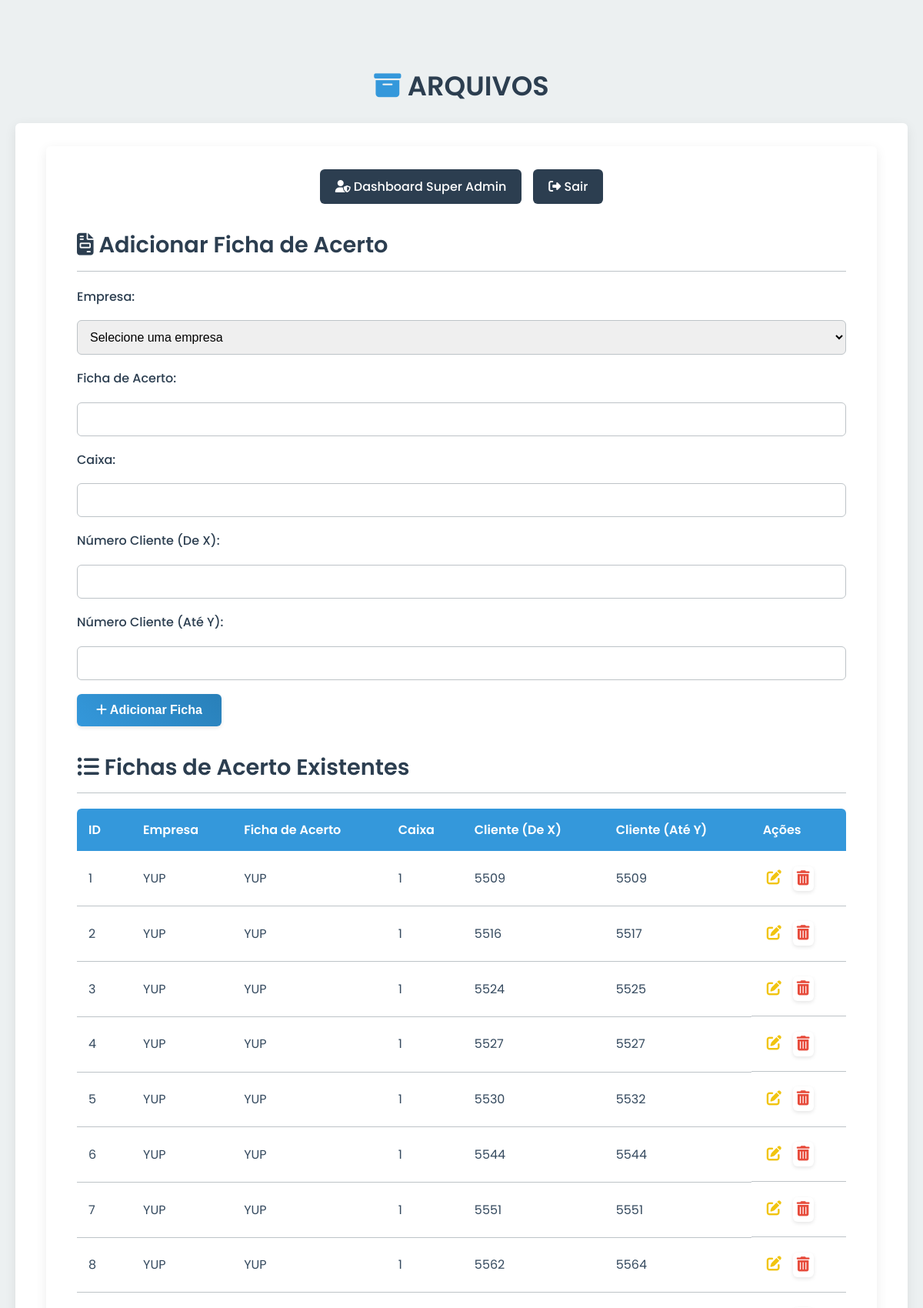
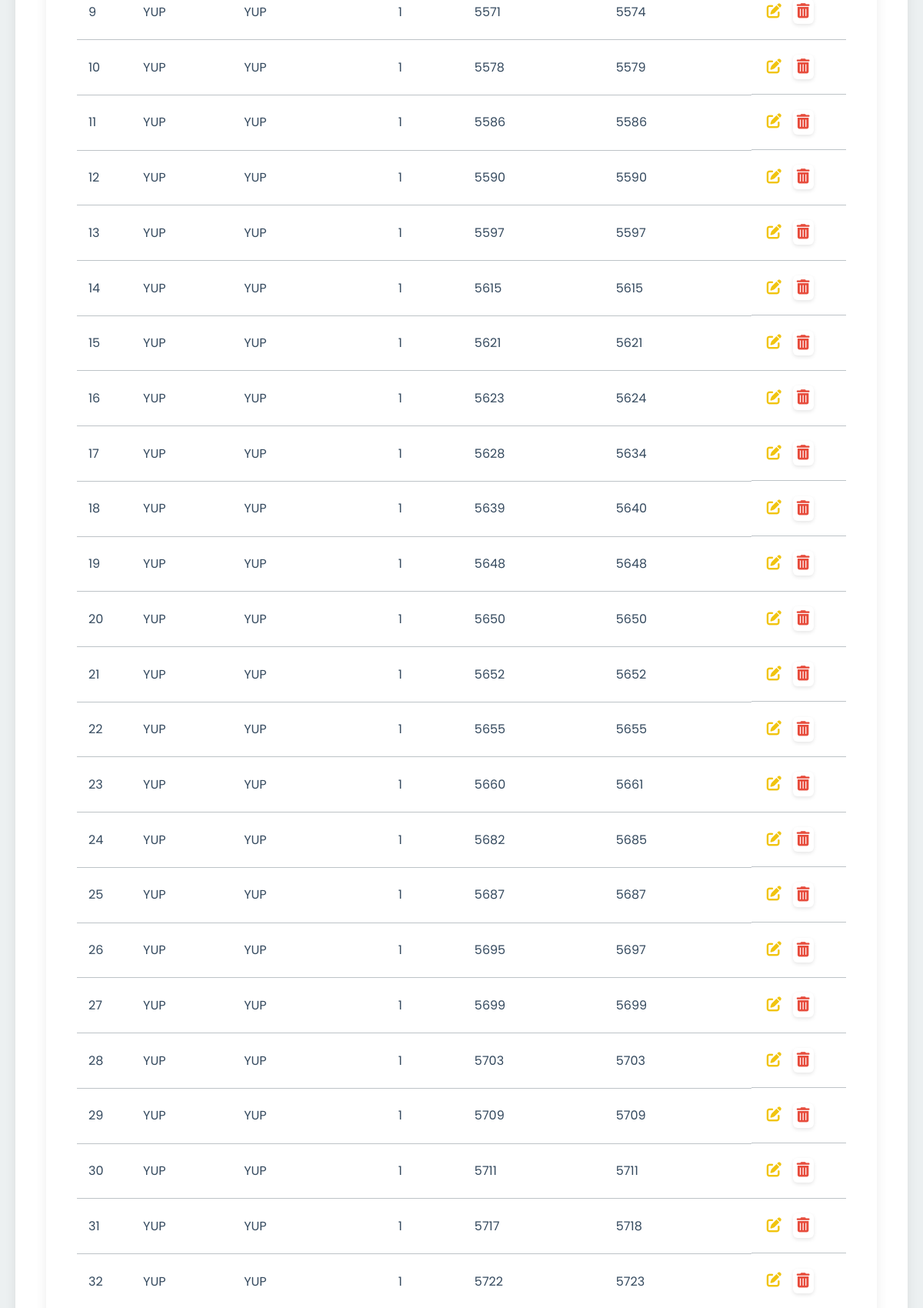
Page /cobranca/dashboard (signed in, upper part) on the committed database (2 pictures, top to bottom).
### tables this page shows
CREATE TABLE cobranca_fichas_acerto (
            id INTEGER PRIMARY KEY AUTOINCREMENT,
            ficha_acerto TEXT NOT NULL,
            caixa TEXT NOT NULL,
            range_cliente_inicio INTEGER NOT NULL,
            range_cliente_fim INTEGER NOT NULL,
            store_id INTEGER,
            FOREIGN KEY (store_id) REFERENCES stores(id)
        );

CREATE TABLE stores (
            id INTEGER PRIMARY KEY AUTOINCREMENT,
            name TEXT UNIQUE NOT NULL
        );

### app.py (the view, shortened to what this page needs)
@app.route('/cobranca/dashboard', methods=['GET', 'POST'])
@login_required
@role_required(['super_admin', 'admin_cobranca'])
def cobranca_dashboard():
    db = get_db()
    stores = []
    if session['role'] == 'super_admin':
        fichas = db.execute("SELECT f.*, s.name as store_name FROM cobranca_fichas_acerto f LEFT JOIN stores s ON f.store_id = s.id ORDER BY f.ficha_acerto").fetchall()
        stores = db.execute("SELECT id, name FROM stores ORDER BY name").fetchall()
    else:
        fichas = db.execute("SELECT f.*, s.name as store_name FROM cobranca_fichas_acerto f LEFT JOIN stores s ON f.store_id = s.id WHERE f.store_id = ? ORDER BY f.ficha_acerto", (session.get('store_id'),)).fetchall()
    return render_template('cobranca/cobranca_dashboard.html', fichas_acerto=fichas, stores=stores)

### app.py (called while the page is built)
def login_required(f):
    @wraps(f)
    def decorated_function(*args, **kwargs):
        if 'logged_in' not in session:
            flash('Você precisa fazer login para acessar esta página.', 'danger')
            return redirect(url_for('admin_login'))
        return f(*args, **kwargs)
    return decorated_function

def role_required(allowed_roles):
    def decorator(f):
        @wraps(f)
        def decorated_function(*args, **kwargs):
            if 'logged_in' not in session or 'role' not in session:
                flash('Você precisa fazer login para acessar esta página.', 'danger')
                return redirect(url_for('admin_login'))
            if session['role'] not in allowed_roles:
                flash('Você não tem permissão para acessar esta página.', 'danger')
                if session.get('role') == 'super_admin':
                    return redirect(url_for('super_admin_dashboard'))
                return redirect(url_for('index'))
            return f(*args, **kwargs)
        return decorated_function
    return decorator

### database.py (called while the page is built)
def get_db():
    if 'db' not in g:
        g.db = sqlite3.connect(
            DATABASE
        )
        g.db.row_factory = sqlite3.Row
    return g.db

### templates/cobranca/cobranca_dashboard.html (shortened to what this page needs)
{% extends "base.html" %}
{% block content %}
<div class="card">
    <div class="admin-nav">
        {% if session.role == 'super_admin' %}
            <a href="{{ url_for('super_admin_dashboard') }}"><i class="fas fa-user-shield"></i> Dashboard Super Admin</a>
        {% endif %}
        <a href="{{ url_for('admin_logout') }}"><i class="fas fa-sign-out-alt"></i> Sair</a>
    </div>
    <h2><i class="fas fa-file-invoice"></i> Adicionar Ficha de Acerto</h2>
    <div class="form-section">
        <form action="{{ url_for('cobranca_dashboard') }}" method="POST">
            {% if session.role == 'super_admin' %}
            <label for="store_id">Empresa:</label>
            <select id="store_id" name="store_id" required>
                <option value="">Selecione uma empresa</option>
            </select>
            {% endif %}
            <label for="ficha_acerto">Ficha de Acerto:</label>
            <input type="text" id="ficha_acerto" name="ficha_acerto" required>
            <label for="caixa">Caixa:</label>
            <input type="text" id="caixa" name="caixa" required>
            <label for="range_cliente_inicio">Número Cliente (De X):</label>
            <input type="number" id="range_cliente_inicio" name="range_cliente_inicio" required>
            <label for="range_cliente_fim">Número Cliente (Até Y):</label>
            <input type="number" id="range_cliente_fim" name="range_cliente_fim" required>
            <button type="submit"><i class="fas fa-plus"></i> Adicionar Ficha</button>
        </form>
    </div>
    <h2><i class="fas fa-list-ul"></i> Fichas de Acerto Existentes</h2>
    <div class="table-wrapper">
        {% if fichas_acerto %}
            <table>
                <thead>
                    <tr>
                        <th>ID</th>
                        {% if session.role == 'super_admin' %}<th>Empresa</th>{% endif %}
                        <th>Ficha de Acerto</th>
                        <th>Caixa</th>
                        <th>Cliente (De X)</th>
                        <th>Cliente (Até Y)</th>
                        <th>Ações</th>
                    </tr>
                </thead>
                <tbody>
                    {% for item in fichas_acerto %}
                        <tr>
                            <td>{{ item.id }}</td>
                            {% if session.role == 'super_admin' %}<td>{{ item.store_name or 'N/A' }}</td>{% endif %}
                            <td>{{ item.ficha_acerto }}</td>
                            <td>{{ item.caixa }}</td>
                            <td>{{ item.range_cliente_inicio }}</td>
                            <td>{{ item.range_cliente_fim }}</td>
                            <td class="actions">
                                <a href="{{ url_for('cobranca_fichas_acerto_edit', item_id=item.id) }}" class="edit" title="Editar"><i class="fas fa-edit"></i></a>
                                <form action="{{ url_for('cobranca_fichas_acerto_delete', item_id=item.id) }}" method="POST" style="display:inline;">
                                    <button type="submit" class="delete" title="Excluir"><i class="fas fa-trash-alt"></i></button>
                                </form>
                            </td>
                        </tr>
                    {% endfor %}
                </tbody>
            </table>
        {% else %}
            <p style="text-align: center; padding: 20px;">Nenhuma ficha de acerto cadastrada ainda.</p>
        {% endif %}
    </div>
</div>
{% endblock %}

### static/css/style.css (style rules this page uses)
:root { --primary-color: #3498db; --primary-hover: #2980b9; --secondary-color: #2c3e50; --danger-color: #e74c3c; --warning-color: #f1c40f; --success-color: #2ecc71; --bg-color: #ecf0f1; --card-bg-color: #ffffff; --text-color: #34495e; --border-color: #bdc3c7; --border-radius: 6px; --box-shadow: 0 4px 15px rgba(0, 0, 0, 0.08); --transition-speed: 0.3s; }
body { font-family: 'Poppins', sans-serif; background-color: var(--bg-color); color: var(--text-color); line-height: 1.6; margin: 0; }
h1, h2 { color: var(--secondary-color); font-weight: 600; }
h2 { font-size: 1.8rem; margin-top: 30px; margin-bottom: 20px; padding-bottom: 10px; border-bottom: 1px solid var(--border-color); }
.card { background: var(--card-bg-color); padding: 30px 40px; border-radius: var(--border-radius); box-shadow: var(--box-shadow); margin-bottom: 30px; }
.admin-nav { display: flex; justify-content: center; align-items: center; gap: 15px; flex-wrap: wrap; margin-bottom: 20px; }
.admin-nav a { background: var(--secondary-color); color: #fff; padding: 10px 20px; border-radius: var(--border-radius); text-decoration: none; font-weight: 500; transition: background-color var(--transition-speed), transform var(--transition-speed); }
form { display: flex; flex-direction: column; gap: 18px; }
form label { font-weight: 500; color: var(--secondary-color); }
form input, form select, form textarea { padding: 12px; border: 1px solid var(--border-color); border-radius: var(--border-radius); width: 100%; box-sizing: border-box; font-size: 1rem; transition: all var(--transition-speed); }
form button { background: linear-gradient(45deg, var(--primary-color), #2980b9); color: white; padding: 12px 25px; border: none; border-radius: var(--border-radius); cursor: pointer; font-size: 1rem; font-weight: 600; transition: all var(--transition-speed); align-self: flex-start; box-shadow: 0 2px 5px rgba(0,0,0,0.1); }
.table-wrapper { overflow-x: auto; }
table { width: 100%; border-collapse: collapse; background: #fff; border-radius: var(--border-radius); box-shadow: var(--box-shadow); overflow: hidden; }
table th { background: var(--primary-color); color: #fff; padding: 15px; text-align: left; font-weight: 600; }
table td { padding: 15px; border-bottom: 1px solid var(--border-color); }
.actions { display: flex; gap: 10px; align-items: center; }
.actions a, .actions button { text-decoration: none; border: none; background: none; cursor: pointer; padding: 5px; font-size: 1.2rem; transition: transform var(--transition-speed); }
.actions .edit { color: var(--warning-color); }
.actions .delete { color: var(--danger-color); }

### rows in the picture
cobranca_fichas_acerto: id "1", name "YUP", ficha_acerto "YUP", caixa "1", range_cliente_inicio "5509", range_cliente_fim "5509"
cobranca_fichas_acerto: id "2", name "YUP", ficha_acerto "YUP", caixa "1", range_cliente_inicio "5516", range_cliente_fim "5517"
cobranca_fichas_acerto: id "3", name "YUP", ficha_acerto "YUP", caixa "1", range_cliente_inicio "5524", range_cliente_fim "5525"
cobranca_fichas_acerto: id "4", name "YUP", ficha_acerto "YUP", caixa "1", range_cliente_inicio "5527", range_cliente_fim "5527"
cobranca_fichas_acerto: id "5", name "YUP", ficha_acerto "YUP", caixa "1", range_cliente_inicio "5530", range_cliente_fim "5532"
cobranca_fichas_acerto: id "6", name "YUP", ficha_acerto "YUP", caixa "1", range_cliente_inicio "5544", range_cliente_fim "5544"
cobranca_fichas_acerto: id "7", name "YUP", ficha_acerto "YUP", caixa "1", range_cliente_inicio "5551", range_cliente_fim "5551"
cobranca_fichas_acerto: id "8", name "YUP", ficha_acerto "YUP", caixa "1", range_cliente_inicio "5562", range_cliente_fim "5564"
cobranca_fichas_acerto: id "9", name "YUP", ficha_acerto "YUP", caixa "1", range_cliente_inicio "5571", range_cliente_fim "5574"
cobranca_fichas_acerto: id "10", name "YUP", ficha_acerto "YUP", caixa "1", range_cliente_inicio "5578", range_cliente_fim "5579"
cobranca_fichas_acerto: id "11", name "YUP", ficha_acerto "YUP", caixa "1", range_cliente_inicio "5586", range_cliente_fim "5586"
cobranca_fichas_acerto: id "12", name "YUP", ficha_acerto "YUP", caixa "1", range_cliente_inicio "5590", range_cliente_fim "5590"
cobranca_fichas_acerto: id "13", name "YUP", ficha_acerto "YUP", caixa "1", range_cliente_inicio "5597", range_cliente_fim "5597"
cobranca_fichas_acerto: id "14", name "YUP", ficha_acerto "YUP", caixa "1", range_cliente_inicio "5615", range_cliente_fim "5615"
cobranca_fichas_acerto: id "15", name "YUP", ficha_acerto "YUP", caixa "1", range_cliente_inicio "5621", range_cliente_fim "5621"
cobranca_fichas_acerto: id "16", name "YUP", ficha_acerto "YUP", caixa "1", range_cliente_inicio "5623", range_cliente_fim "5624"
cobranca_fichas_acerto: id "17", name "YUP", ficha_acerto "YUP", caixa "1", range_cliente_inicio "5628", range_cliente_fim "5634"
cobranca_fichas_acerto: id "18", name "YUP", ficha_acerto "YUP", caixa "1", range_cliente_inicio "5639", range_cliente_fim "5640"
cobranca_fichas_acerto: id "19", name "YUP", ficha_acerto "YUP", caixa "1", range_cliente_inicio "5648", range_cliente_fim "5648"
cobranca_fichas_acerto: id "20", name "YUP", ficha_acerto "YUP", caixa "1", range_cliente_inicio "5650", range_cliente_fim "5650"
cobranca_fichas_acerto: id "21", name "YUP", ficha_acerto "YUP", caixa "1", range_cliente_inicio "5652", range_cliente_fim "5652"
cobranca_fichas_acerto: id "22", name "YUP", ficha_acerto "YUP", caixa "1", range_cliente_inicio "5655", range_cliente_fim "5655"
cobranca_fichas_acerto: id "23", name "YUP", ficha_acerto "YUP", caixa "1", range_cliente_inicio "5660", range_cliente_fim "5661"
cobranca_fichas_acerto: id "24", name "YUP", ficha_acerto "YUP", caixa "1", range_cliente_inicio "5682", range_cliente_fim "5685"
cobranca_fichas_acerto: id "25", name "YUP", ficha_acerto "YUP", caixa "1", range_cliente_inicio "5687", range_cliente_fim "5687"
cobranca_fichas_acerto: id "26", name "YUP", ficha_acerto "YUP", caixa "1", range_cliente_inicio "5695", range_cliente_fim "5697"
cobranca_fichas_acerto: id "27", name "YUP", ficha_acerto "YUP", caixa "1", range_cliente_inicio "5699", range_cliente_fim "5699"
cobranca_fichas_acerto: id "28", name "YUP", ficha_acerto "YUP", caixa "1", range_cliente_inicio "5703", range_cliente_fim "5703"
cobranca_fichas_acerto: id "29", name "YUP", ficha_acerto "YUP", caixa "1", range_cliente_inicio "5709", range_cliente_fim "5709"
cobranca_fichas_acerto: id "30", name "YUP", ficha_acerto "YUP", caixa "1", range_cliente_inicio "5711", range_cliente_fim "5711"
cobranca_fichas_acerto: id "31", name "YUP", ficha_acerto "YUP", caixa "1", range_cliente_inicio "5717", range_cliente_fim "5718"
cobranca_fichas_acerto: id "32", name "YUP", ficha_acerto "YUP", caixa "1", range_cliente_inicio "5722", range_cliente_fim "5723"
